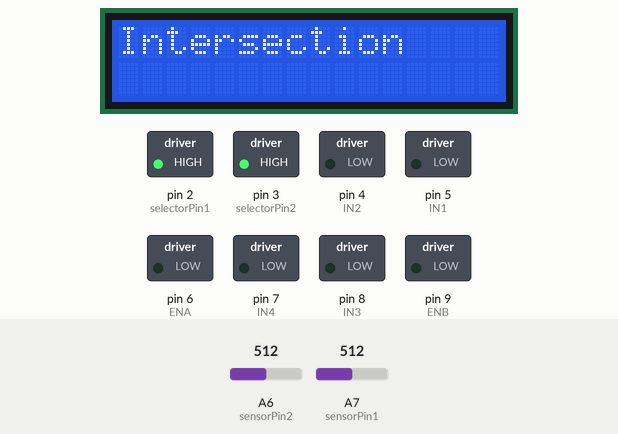
The sketch below on a simulated Arduino Nano, built with avr-gcc and run on an emulated ATmega328P. Shown: 16×2 character LCD, switched loads named in the sketch (green lamp = pin HIGH). The test bench sets the inputs (shaded band); at power-on: A6 (sensorPin2) = 512, A7 (sensorPin1) = 512.

Above: at 1.2 s.
1.3 s: A6 (sensorPin2) set to 110
3.2 s: A6 (sensorPin2) set to 93
At 4.6 s:
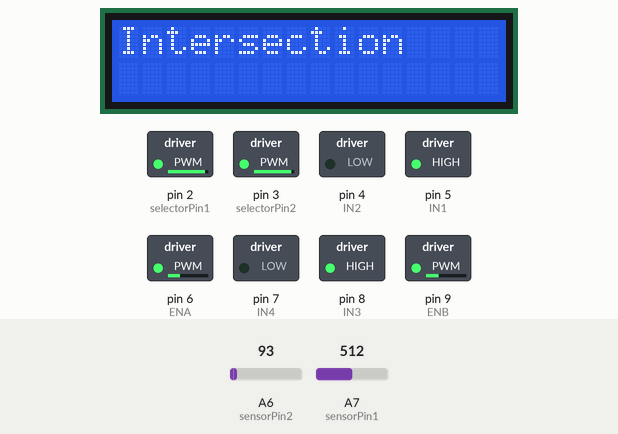
5.6 s: A7 (sensorPin1) set to 217
7.1 s: A7 (sensorPin1) set to 190
At 8.2 s:
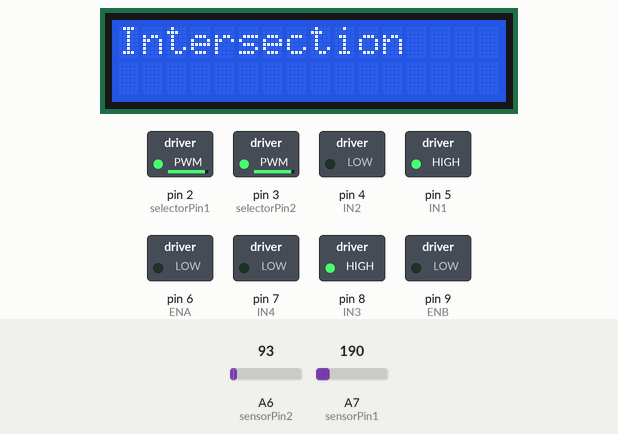
8.6 s: A6 (sensorPin2) set to 122
At 9.9 s:
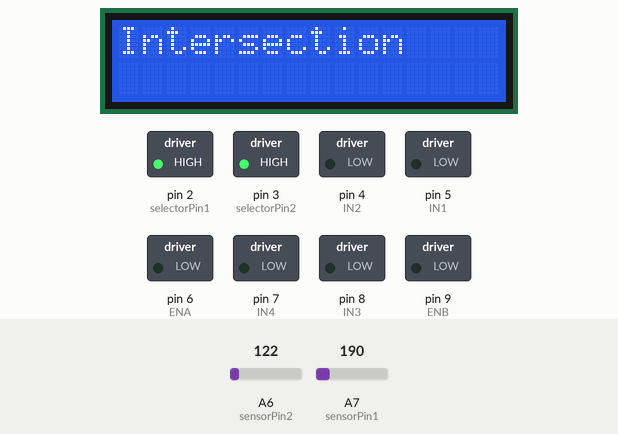
Timing chart, 0 to 11.1 s (numbered marks = the images above; inputs shaded):
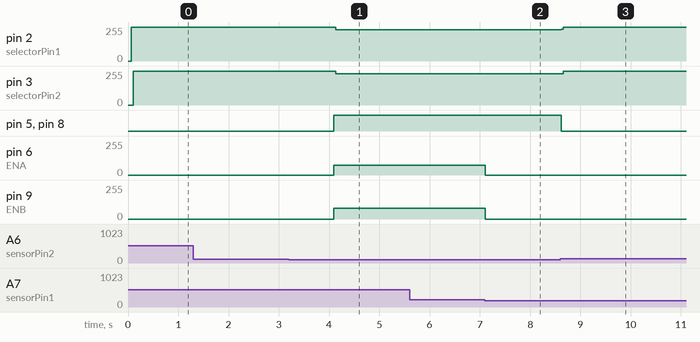

Measured:
- the behaviour switches between 101 and 100 on A6 (sensorPin2) (found by bisection; images 0 and 1)
- the behaviour switches between 201 and 200 on A7 (sensorPin1) (found by bisection; images 1 and 2)
- after the input at 3.2 s, pin 2 (selectorPin1): 255/255 → 234/255 after 0.93 s; pin 3 (selectorPin2): 255/255 → 236/255 after 0.93 s; pin 5 (IN1), pin 8 (IN3): LOW → HIGH after 0.89 s; pin 6 (ENA): 0/255 → 75/255 after 0.89 s; pin 9 (ENB): 0/255 → 80/255 after 0.89 s
- after the input at 5.6 s, every drawn part: stays the same
- after the input at 7.1 s, pin 6 (ENA): 75/255 → 0/255 at once; pin 9 (ENB): 80/255 → 0/255 at once
- after the input at 8.6 s, pin 2 (selectorPin1): 234/255 → 255/255 at once; pin 3 (selectorPin2): 236/255 → 255/255 after 0.05 s; pin 5 (IN1), pin 8 (IN3): HIGH → LOW at once

The sketch:

latihan_persimpangan_rev1.ino
```cpp
#include <Wire.h>
#include <LiquidCrystal_I2C.h>

// Define LCD address and size
LiquidCrystal_I2C lcd(0x27, 16, 2); // Sesuaikan alamat I2C jika berbeda

// Define pin connections for sensors
const int sensorPin1 = A7;
const int sensorPin2 = A6;
const int selectorPin1 = 2;
const int selectorPin2 = 3;

// Define pin connections for motor driver
int ENA = 6;   // Pin PWM untuk Motor A (kiri)
int ENB = 9;   // Pin PWM untuk Motor B (kanan)
int IN1 = 5;   // Motor kiri maju
int IN2 = 4;   // Motor kiri mundur
int IN3 = 8;   // Motor kanan maju
int IN4 = 7;   // Motor kanan mundur

// Function to read sensors
int readSensor(int selectorValue1, int selectorValue2, int sensorPin) {
  // Set selector pins
  digitalWrite(selectorPin1, selectorValue1);
  digitalWrite(selectorPin2, selectorValue2);
  // Read the sensor value
  return analogRead(sensorPin);
}

void setup() {
  // Initialize serial communication
  Serial.begin(9600);

  // Initialize LCD
  lcd.init();
  lcd.backlight();

  // Set selector pins as outputs
  pinMode(selectorPin1, OUTPUT);
  pinMode(selectorPin2, OUTPUT);

  // Set motor pins as outputs
  pinMode(ENA, OUTPUT);
  pinMode(ENB, OUTPUT);
  pinMode(IN1, OUTPUT);
  pinMode(IN2, OUTPUT);
  pinMode(IN3, OUTPUT);
  pinMode(IN4, OUTPUT);

  // Initialize motors to stop
  digitalWrite(IN1, LOW);
  digitalWrite(IN2, LOW);
  digitalWrite(IN3, LOW);
  digitalWrite(IN4, LOW);
}
void loop() {
  int sensorValues[8];
  bool sensorAboveThreshold = false;

  // Loop through each sensor
  for (int i = 0; i < 8; i++) {
    int selectorValue1 = (i & 0b10) >> 1; // Extract the second bit
    int selectorValue2 = i & 0b01;        // Extract the first bit

    // Read sensor values
    if (i < 4) {
      sensorValues[i] = readSensor(selectorValue1, selectorValue2, sensorPin1);
    } else {
      sensorValues[i] = readSensor(selectorValue1, selectorValue2, sensorPin2);
    }

    // Check if any sensor value is above 200
    if (sensorValues[i] > 200) {
      sensorAboveThreshold = true;
    }
  }

  // Check if the intersection is detected (sensors 1, 0, 5, 6 above 100)
  if (sensorValues[1] > 100 && sensorValues[0] > 100 &&
      sensorValues[5] > 100 && sensorValues[6] > 100 ) {
    // Stop the robot
    lcd.setCursor(0, 0);
    lcd.print("Intersection  ");
    analogWrite(ENA, 0);
    analogWrite(ENB, 0);
    digitalWrite(IN1, LOW);
    digitalWrite(IN2, LOW);
    digitalWrite(IN3, LOW);
    digitalWrite(IN4, LOW);
    delay(2000); // Stop for 2 seconds
  } else {
    // Kodingan mempertahankan di tengah garis, dapat dioptimasi seperti ini:
     // Code to follow line
      int speedKiri = 80;
      int speedKanan = 80;
      if (sensorValues[1] > 200 && sensorValues[0] > 200) {
        speedKiri = 75;
        speedKanan = 80;
      } else if (sensorValues[5] > 200 && sensorValues[6] > 200) {
        speedKiri = 80;
        speedKanan = 75;
      } else if (sensorValues[1] > 200) {
        speedKiri = 50;
        speedKanan = 80;
      } else if (sensorValues[3] > 200) {
        speedKiri = 50;
        speedKanan = 100;
      } else if (sensorValues[2] > 200) {
        speedKiri = 0;
        speedKanan = 150;
      } else if (sensorValues[0] > 200) {
        speedKiri = 80;
        speedKanan = 80;
      } else if (sensorValues[5] > 200) {
        speedKiri = 80;
        speedKanan = 80;
      } else if (sensorValues[6] > 200) {
        speedKiri = 80;
        speedKanan = 50;
      } else if (sensorValues[4] > 200) {
        speedKiri = 100;
        speedKanan = 50;
      } else if (sensorValues[7] > 200) {
        speedKiri = 150;
        speedKanan = 0;
      } else if (!sensorAboveThreshold) {
        speedKiri = 0;
        speedKanan = 0;
      } else {
        speedKiri = 80;
        speedKanan = 80;
      }

      analogWrite(ENA, speedKiri);
      analogWrite(ENB, speedKanan);

        // Set motor directions (both forward)
     digitalWrite(IN1, HIGH);
     digitalWrite(IN2, LOW);
     digitalWrite(IN3, HIGH);
     digitalWrite(IN4, LOW);

      // Small delay for stability
      delay(5);
  }
}
```
